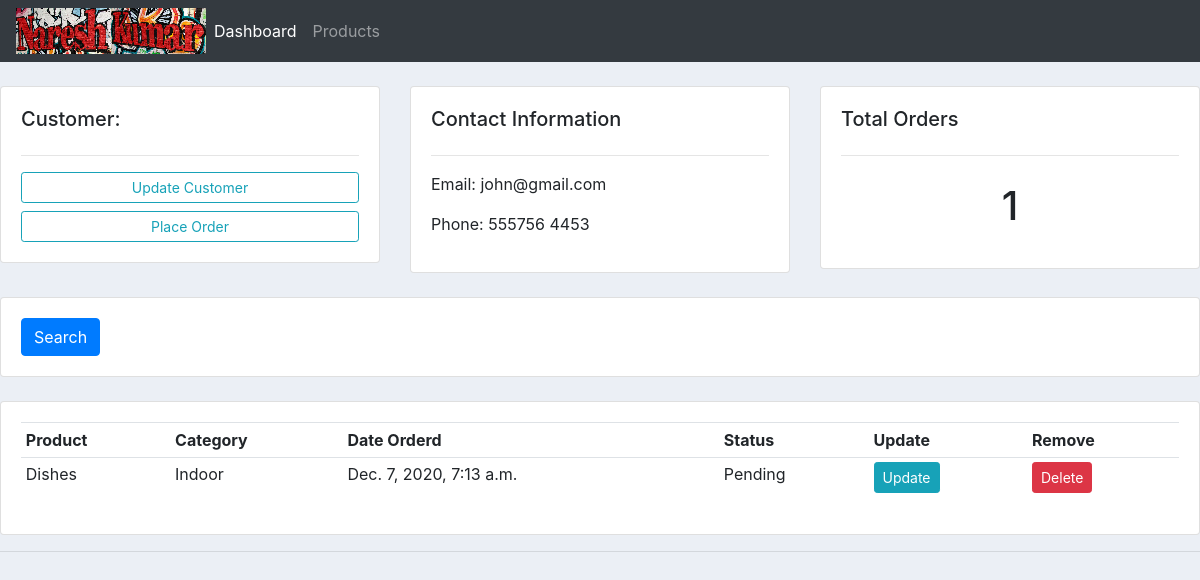
The app's page /customer/1/, older data.
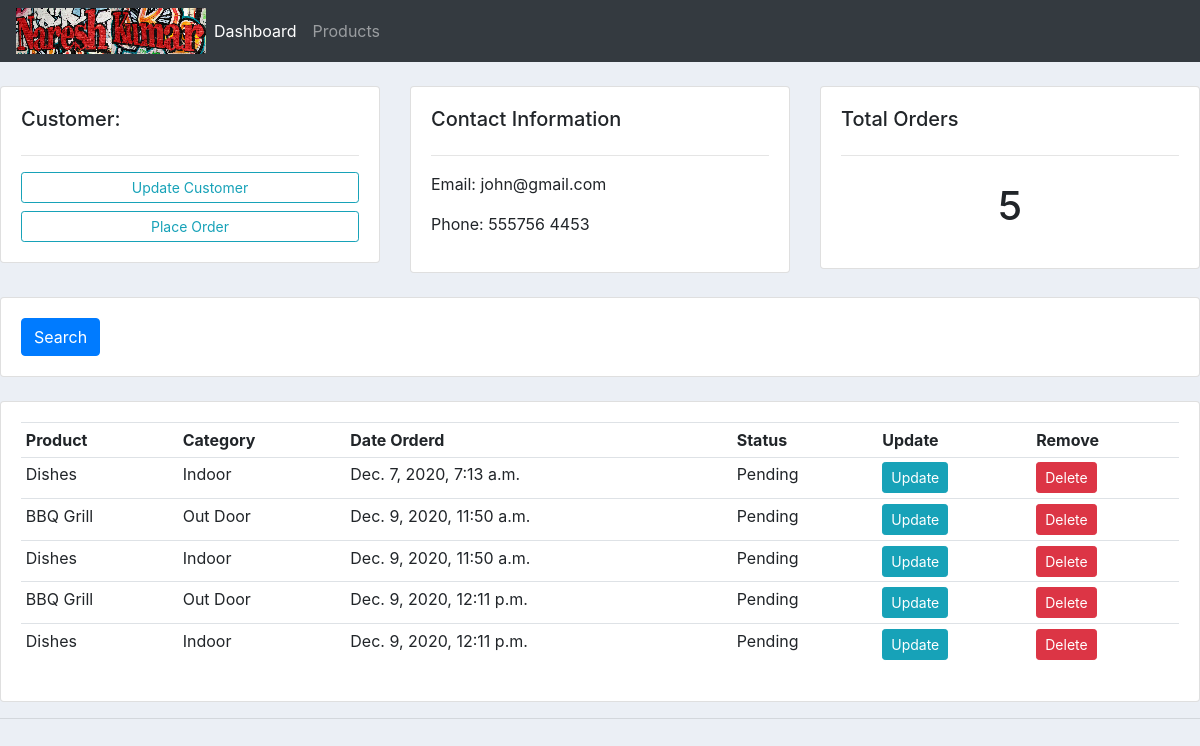
The same page, newer data.
### accounts/models.py (models this page shows, shortened)
class Customer(models.Model):
	name = models.CharField(max_length=200, null=True)
	phone = models.CharField(max_length=200, null=True)
	email = models.CharField(max_length=200, null=True)
	date_created = models.DateTimeField(auto_now_add=True, null=True)

class Order(models.Model):
	STATUS = (
			('Pending', 'Pending'),
			('Out for delivery', 'Out for delivery'),
			('Delivered', 'Delivered'),
		)
	customer = models.ForeignKey(Customer, null = True, on_delete=models.SET_NULL)
	product = models.ForeignKey(Product, null=True, on_delete= models.SET_NULL)
	date_created = models.DateTimeField(auto_now_add=True, null=True)
	status = models.CharField(max_length=200, null=True, choices=STATUS)

class Product(models.Model):
	CATEGORY = (
			('Indoor', 'Indoor'),
			('Out Door', 'Out Door'),
		)
	name = models.CharField(max_length=200, null=True)
	price = models.FloatField(null=True)
	category = models.CharField(max_length=200, null=True, choices=CATEGORY)
	description = models.CharField(max_length=200, null=True,blank = True)
	date_created = models.DateTimeField(auto_now_add=True, null=True)
	tag = models.ManyToManyField(Tag)
	def __str__(self):
		return self.name

### accounts/views.py (the view)
# urls.py: path('customer/<str:pk_test>/', views.customer, name='customer'),
def customer(request, pk_test):
	customer = Customer.objects.get(id=pk_test)
	orders = customer.order_set.all()
	order_count = orders.count()
	context = {'customer':customer,'orders':orders, 'order_count':order_count}
	return render(request,'accounts/customer.html',context)

### accounts/templates/accounts/customer.html
{% extends 'accounts/main.html' %}
{% block content %}
<br>
<div class="row">
	<div class="col-md">
		<div class="card card-body">
			<h5>Customer:</h5>
			<hr>
			<a class="btn btn-outline-info  btn-sm btn-block" href="">Update Customer</a>
			<a class="btn btn-outline-info  btn-sm btn-block" href="{% url 'create_order' customer.id %}">Place Order</a>
		</div>
	</div>
	<div class="col-md">
		<div class="card card-body">
			<h5>Contact Information</h5>
			<hr>
			<p>Email: {{customer.email}}</p>
			<p>Phone: {{customer.phone}}</p>
		</div>
	</div>
	<div class="col-md">
		<div class="card card-body">
			<h5>Total Orders</h5>
			<hr>
			<h1 style="text-align: center;padding: 10px"> {{order_count}} </h1>
		</div>
	</div>
</div>
<br>
<div class="row">
	<div class="col">
		<div class="card card-body">
			<form method="get">
		    <button class="btn btn-primary" type="submit">Search</button>
		  </form>
		</div>
	</div>
</div>
<br>
<div class="row">
	<div class="col-md">
		<div class="card card-body">
			<table class="table table-sm">
				<tr>
					<th>Product</th>
					<th>Category</th>
					<th>Date Orderd</th>
					<th>Status</th>
					<th>Update</th>
					<th>Remove</th>
				</tr>
				{% for order in orders %}
					<tr>
						<td>{{order.product}}</td>
						<td>{{order.product.category}}</td>
						<td>{{order.date_created}}</td>
						<td>{{order.status}}</td>
						<td><a class="btn btn-sm btn-info" href="{% url 'update_order' order.id %}">Update</a></td>
						<td><a class="btn btn-sm btn-danger" href="{% url 'delete_order' order.id %}">Delete</a></td>
					</tr>
				{% endfor %}
			</table>
		</div>
	</div>
</div>
{% endblock %}

### accounts/templates/accounts/main.html (shortened to what this page needs)
{% load static %}
<!DOCTYPE html>
<html>
<head>
	<link rel="stylesheet" href="https://stackpath.bootstrapcdn.com/bootstrap/4.3.1/css/bootstrap.min.css">
	<link rel="stylesheet" type="text/css" href="{% static '/css/main.css' %}">
</head>
<body>
	{% include 'accounts/navbar.html' %}
	{% block content  %}
	{% endblock %}
	<hr>
</body>
</html>

### accounts/templates/accounts/navbar.html (shortened to what this page needs)
{% load static %}
<nav class="navbar navbar-expand-lg navbar-dark bg-dark">
  <img src="{% static 'images/logo-1.png' %} ">
  <img src="{% static 'images/logo-2.png' %} ">
  <div class="collapse navbar-collapse" id="navbarNav">
    <ul class="navbar-nav">
      <li class="nav-item active">
        <a class="nav-link" href="{% url 'home' %}">Dashboard</a>
      </li>
      <li class="nav-item">
        <a class="nav-link" href="{% url 'products' %}">Products</a>
      </li>
    </ul>
  </div>
</nav>

### static/css/main.css (style rules this page uses)
body { background-color: #ebeff5; }

Row changes from the older to the newer data that the page shows:
added Order: product "BBQ Grill", product.category "Out Door", date_created "Dec. 9, 2020, 11:50 a.m.", status "Pending"
added Order: product "Dishes", product.category "Indoor", date_created "Dec. 9, 2020, 11:50 a.m.", status "Pending"
added Order: product "BBQ Grill", product.category "Out Door", date_created "Dec. 9, 2020, 12:11 p.m.", status "Pending"
added Order: product "Dishes", product.category "Indoor", date_created "Dec. 9, 2020, 12:11 p.m.", status "Pending"
Text that changed along with them:
{{ order_count }}: "1" → "5"
